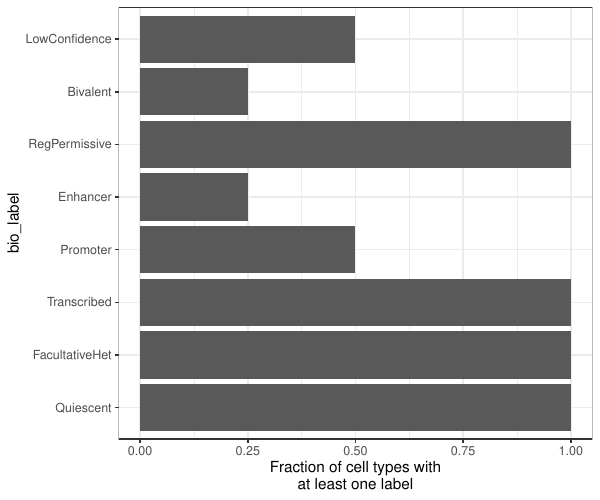

This figure's R source:

require(Cairo)
require(ggplot2)
#require(RColorBrewer)

data <- read.delim("./stats/num_celltypes.tab", header=TRUE)
data$bio_label <- ordered(data$bio_label, c('Quiescent', 'ConstitutiveHet', 'FacultativeHet', 'Transcribed', 'Promoter', 'Enhancer', 'RegPermissive', 'Bivalent', 'LowConfidence'))

p <- ggplot(data, aes(x=bio_label, y=num_celltypes)) +
  scale_y_continuous(name="Fraction of cell types with
at least one label", limits=c(0,1)) +
  geom_bar(stat="identity") +
  coord_flip() +
  theme_bw()
ggsave("stats/num_celltypes.pdf", p, width=6, height=5, units="in")
